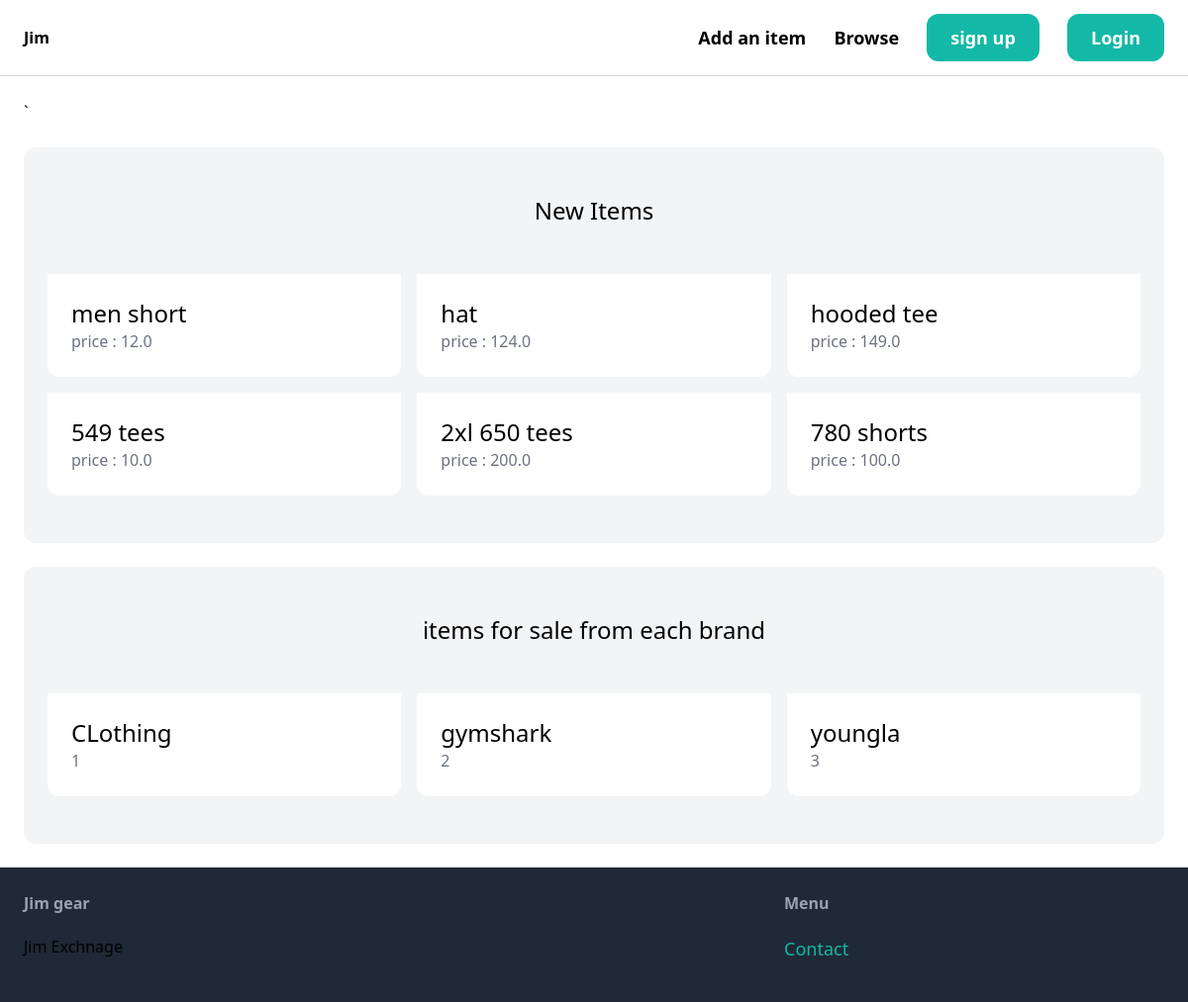
Before: / with the older database file.
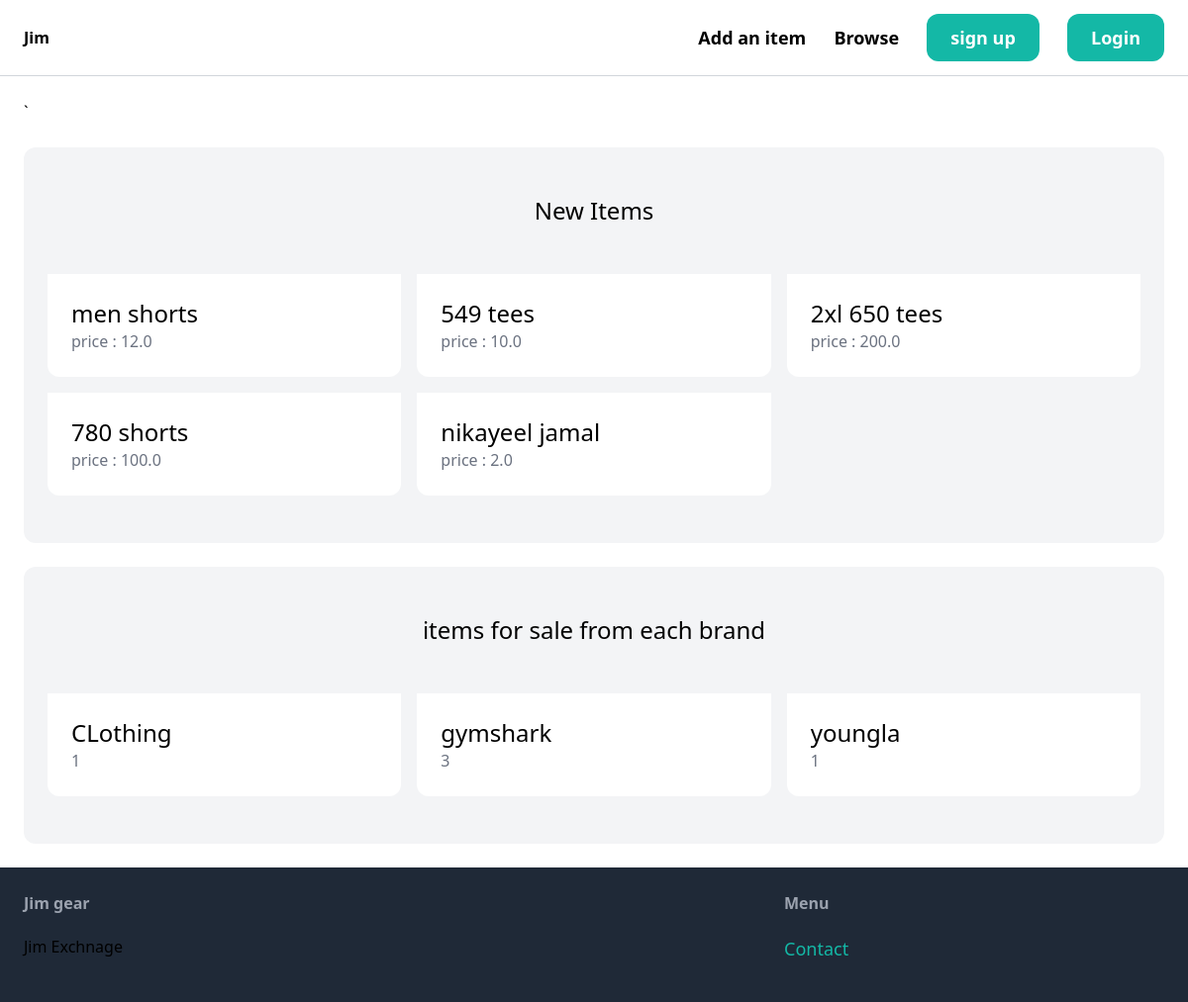
After: the same page with the newer database file.
### item/models.py (models this page shows, shortened)
class Item(models.Model):
    catagory = models.ForeignKey(Catagory, related_name = 'items', on_delete=models.CASCADE)
    name = models.CharField(max_length=250)
    description = models.TextField(blank=True, null=True)
    price = models.FloatField()
    image = models.ImageField(upload_to='item_images', blank=True, null=True) #incase no image provided
    is_sold = models.BooleanField(default=False)
    created_by = models.ForeignKey(User, related_name = 'items', on_delete = models.CASCADE)
    created_at = models.DateTimeField(auto_now_add=True)

class Catagory(models.Model):
    name = models.CharField(max_length=250)
    class Meta:
        ordering = ('name', )
        verbose_name_plural = 'Catagories'

### main_app/views.py (the view)
# urls.py: path('', views.index, name='index'),
def index(request):
    items = Item.objects.filter(is_sold=False)[0:6]
    catagories = Catagory.objects.all()
    return render(request, 'main_app/index.html',{
        'items': items,
        'catagories': catagories
    })

### main_app/templates/main_app/index.html
{% extends 'main_app/base.html' %}
{% block content %}
<div class = "mt-6 px-6 py-12 bg-gray-100 rounded-xl">
    <h2 class = "mb-12 text-2xl text-center">New Items</h2>
    <div class = "grid grid-cols-3 gap-4">
        {% for item in items %}
        <div>
            <a href = "{%url 'item:detail' item.id %}">
                <div class = "p-6 bg-white rounded-b-xl">
                    <h2 class = "text-2xl">{{item.name}}</h2>
                    <p class = "text-gray-500"> price : {{item.price}}</p>
                </div>
            </a>
        </div>
        {% endfor %}
    </div>
</div>
<div class = "mt-6 px-6 py-12 bg-gray-100 rounded-xl">
    <h2 class = "mb-12 text-2xl text-center">items for sale from each brand </h2>
    <div class = "grid grid-cols-3 gap-4" >
        {% for catagory in catagories %}
         <div>
            <a href = "#">
                <div class = "p-6 bg-white rounded-b-xl">
                    <h2 class = "text-2xl">{{catagory.name}}</h2>
                    <p class = "text-gray-500"> {{catagory.items.count}}</p>
                </div>
            </a>
        </div>
        {% endfor %}
    </div>
</div>
{% endblock %}

### main_app/templates/main_app/base.html (shortened to what this page needs)
<!doctype html>
<html lang="en">
<head>
    <script src = "https://cdn.tailwindcss.com"></script>
</head>
<body>
<nav class = "py-6 px-6 flex justify-between items-center border-b border-gray-300">
    <a href="/" class = "text xl font-bold">Jim</a>
    <div class = "space-x-6">
        <a href="{% url 'item:new' %}" class = "text-lg font-semibold hover:text-sky-700">Add an item</a>
        <a href="/" class = "text-lg font-semibold hover:text-gray-500">Browse</a>
        {% if request.user.is_authenticated %}
        <a href="" class = "px-6 py-3 text-lg font-semibold bg-teal-500 text-white rounded-xl hover:bg-teal-700">inbox</a>
        <a href="{% url 'listing:index' %}" class = "px-6 py-3 text-lg font-semibold bg-teal-500 text-white rounded-xl hover:bg-gray-700">Listings</a>
        {% else %}
        <a href="{% url 'main_app:signup' %}" class = "px-6 py-3 text-lg font-semibold bg-teal-500 text-white rounded-xl hover:bg-teal-700">sign up</a>
        <a href="{% url 'main_app:login' %}" class = "px-6 py-3 text-lg font-semibold bg-teal-500 text-white rounded-xl hover:bg-gray-700">Login</a>
        {% endif %}
    </div>
</nav>
<div class = "px-6 py-6">`
    {% block content %}
    {% endblock %}
</div>
<footer class = "px-6 py-6 flex justify-between bg-gray-800">
    <div class = "w-2/3 pr-10">
        <h3 class = "mb-5 font-semibold text-gray-400">Jim gear</h3>
        <p class = "mb-5">Jim Exchnage</p>
    </div>
    <div class = "w-1/3">
      <h3 class = "mb-5 font-semibold text-gray-400">Menu</h3>
        <ul class = "space-y-2">
            <l1><a href = "{% url 'main_app:contact' %}" class = "text-lg text-teal-500 hover:text-teal-700">Contact</a></l1>
        </ul>
    </div>
</footer>
</body>
</html>

Changed rows visible on the page:
removed Item: name "hat", price "124.0"
removed Item: name "hooded tee", price "149.0"
changed Item: name "men short" → "men shorts"
added Item: name "nikayeel jamal", price "2.0"
computed for Catagory "gymshark": items.count "2" → "3"
computed for Catagory "youngla": items.count "3" → "1"
